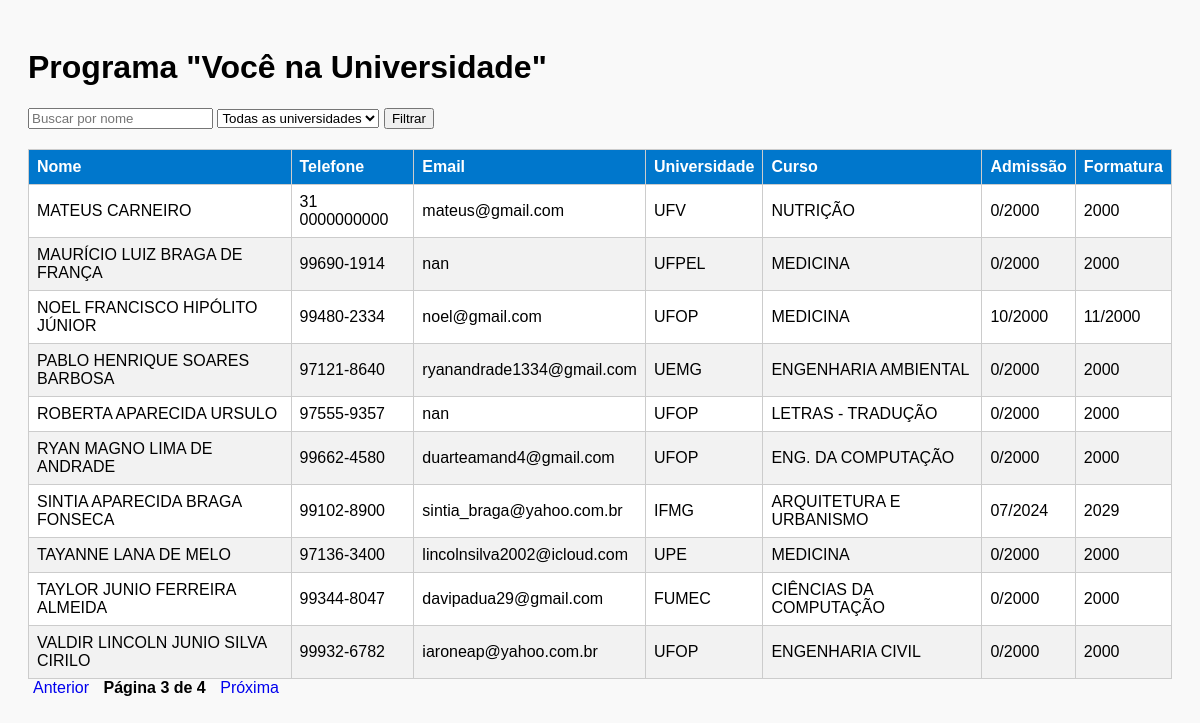
Screenshot of /alunos/?page=3&busca=&universidade= with the database file from the repository.
### alunos/models.py (models this page shows, shortened)
class Aluno(models.Model):
    nome = models.CharField(max_length=100)
    telefone = models.CharField(max_length=20)
    cpf = models.CharField(max_length=14, unique=True)
    email = models.EmailField()
    universidade = models.CharField(max_length=100)
    curso = models.CharField(max_length=50)
    mes_admissao = models.CharField(max_length=2, choices=MESES, blank=True, null=True)
    ano_admissao = models.IntegerField(blank=True, null=True)
    mes_formatura = models.CharField(max_length=2, choices=MESES, blank=True, null=True)
    ano_formatura = models.IntegerField(blank=True, null=True)
    status = models.CharField(
        max_length=10,
        choices=STATUS_CHOICES,
        default='ativo'
    )
    justificativa_exclusão = models.TextField(
        blank=True,
        null=True,
        verbose_name="Informe o motivo da exclusão"
    )
    def admissao_formatada(self):
        if self.mes_admissao and self.ano_admissao:
            return f"{self.mes_admissao}/{self.ano_admissao}"
        elif self.ano_admissao:
            return f"{self.ano_admissao}"
        return "-"
    def formatura_formatada(self):
        if self.mes_formatura and self.ano_formatura:
            return f"{self.mes_formatura}/{self.ano_formatura}"
        elif self.ano_formatura:
            return f"{self.ano_formatura}"
        return "-"
    data_exclusao = models.DateField(null=True, blank=True)

### alunos/views.py (the view)
# urls.py: path('alunos/', views.lista_alunos, name='lista_alunos'),
def lista_alunos(request):
    busca = request.GET.get('busca', '')
    universidade = request.GET.get('universidade', '')
    alunos = Aluno.objects.all()
    if busca:
        alunos = alunos.filter(nome__icontains=busca)
    if universidade:
        alunos = alunos.filter(universidade__icontains=universidade)
    paginator = Paginator(alunos.order_by('nome'), 10)  # 10 alunos por página
    page_number = request.GET.get('page')
    page_obj = paginator.get_page(page_number)
    universidades = Aluno.objects.values_list('universidade', flat=True).distinct()
    return render(request, 'alunos/lista_alunos.html', {
        'page_obj': page_obj,
        'busca': busca,
        'universidade': universidade,
        'universidades': universidades
    })

### alunos/templates/alunos/lista_alunos.html (shortened to what this page needs)
<!DOCTYPE html>
<html lang="pt-br">
<head>
</head>
<body>
    <h1>Programa "Você na Universidade"</h1>
    <form method="get">
        <input type="text" name="busca" placeholder="Buscar por nome" value="{{ busca }}">
        <select name="universidade">
            <option value="">Todas as universidades</option>
        </select>
        <button type="submit">Filtrar</button>
    </form>
    <table>
        <thead>
            <tr>
                <th>Nome</th>
                <th>Telefone</th>
                <th>Email</th>
                <th>Universidade</th>
                <th>Curso</th>
                <th>Admissão</th>
                <th>Formatura</th>
            </tr>
        </thead>
        <tbody>
            {% for aluno in page_obj %}
                <tr>
                    <td>{{ aluno.nome|upper }}</td>
                    <td>{{ aluno.telefone }}</td>
                    <td>{{ aluno.email }}</td>
                    <td>{{ aluno.universidade|upper }}</td>
                    <td>{{ aluno.curso|upper }}</td>
                    <td>{{ aluno.admissao_formatada}}</td>
                    <td>{{ aluno.formatura_formatada}}</td>
                </tr>
            {% empty %}
                <tr><td colspan="7">Nenhum aluno encontrado.</td></tr>
            {% endfor %}
        </tbody>
    </table>
    <div class="pagination">
        {% if page_obj.has_previous %}
            <a href="?page={{ page_obj.previous_page_number }}&busca={{ busca }}&universidade={{ universidade }}">Anterior</a>
        {% endif %}
        <strong>Página {{ page_obj.number }} de {{ page_obj.paginator.num_pages }}</strong>
        {% if page_obj.has_next %}
            <a href="?page={{ page_obj.next_page_number }}&busca={{ busca }}&universidade={{ universidade }}">Próxima</a>
        {% endif %}
    </div>
</body>
</html>

### alunos/templates/alunos/lista_alunos.html (style rules this page uses)
body { font-family: Arial; padding: 20px; background-color: #f9f9f9; }
table { width: 100%; border-collapse: collapse; background: white; margin-top: 20px; }
th, td { border: 1px solid #ccc; padding: 8px; text-align: left; }
th { background-color: #0077cc; color: white; }
tr:nth-child(even) { background-color: #f2f2f2; }
form { margin-bottom: 20px; }
.pagination a, .pagination strong { margin: 0 5px; text-decoration: none; }

### rows the page displays
Aluno: nome "MATEUS CARNEIRO", telefone "31 0000000000", email "mateus@gmail.com", universidade "UFV", curso "NUTRIÇÃO", admissao_formatada "0/2000", formatura_formatada "2000"
Aluno: nome "MAURÍCIO LUIZ BRAGA DE FRANÇA", telefone "99690-1914", email "nan", universidade "UFPEL", curso "MEDICINA", admissao_formatada "0/2000", formatura_formatada "2000"
Aluno: nome "NOEL FRANCISCO HIPÓLITO JÚNIOR", telefone "99480-2334", email "noel@gmail.com", universidade "UFOP", curso "MEDICINA", admissao_formatada "10/2000", formatura_formatada "11/2000"
Aluno: nome "PABLO HENRIQUE SOARES BARBOSA", telefone "97121-8640", email "ryanandrade1334@gmail.com", universidade "UEMG", curso "ENGENHARIA AMBIENTAL", admissao_formatada "0/2000", formatura_formatada "2000"
Aluno: nome "ROBERTA APARECIDA URSULO", telefone "97555-9357", email "nan", universidade "UFOP", curso "LETRAS - TRADUÇÃO", admissao_formatada "0/2000", formatura_formatada "2000"
Aluno: nome "RYAN MAGNO LIMA DE ANDRADE", telefone "99662-4580", email "duarteamand4@gmail.com", universidade "UFOP", curso "ENG. DA COMPUTAÇÃO", admissao_formatada "0/2000", formatura_formatada "2000"
Aluno: nome "SINTIA APARECIDA BRAGA FONSECA", telefone "99102-8900", email "sintia_braga@yahoo.com.br", universidade "IFMG", curso "ARQUITETURA E URBANISMO", admissao_formatada "07/2024", formatura_formatada "2029"
Aluno: nome "TAYANNE LANA DE MELO", telefone "97136-3400", email "lincolnsilva2002@icloud.com", universidade "UPE", curso "MEDICINA", admissao_formatada "0/2000", formatura_formatada "2000"
Aluno: nome "TAYLOR JUNIO FERREIRA ALMEIDA", telefone "99344-8047", email "davipadua29@gmail.com", universidade "FUMEC", curso "CIÊNCIAS DA COMPUTAÇÃO", admissao_formatada "0/2000", formatura_formatada "2000"
Aluno: nome "VALDIR LINCOLN JUNIO SILVA CIRILO", telefone "99932-6782", email "iaroneap@yahoo.com.br", universidade "UFOP", curso "ENGENHARIA CIVIL", admissao_formatada "0/2000", formatura_formatada "2000"

### other values shown
{{ page_obj.number }} "3"
{{ page_obj.paginator.num_pages }} "4"
